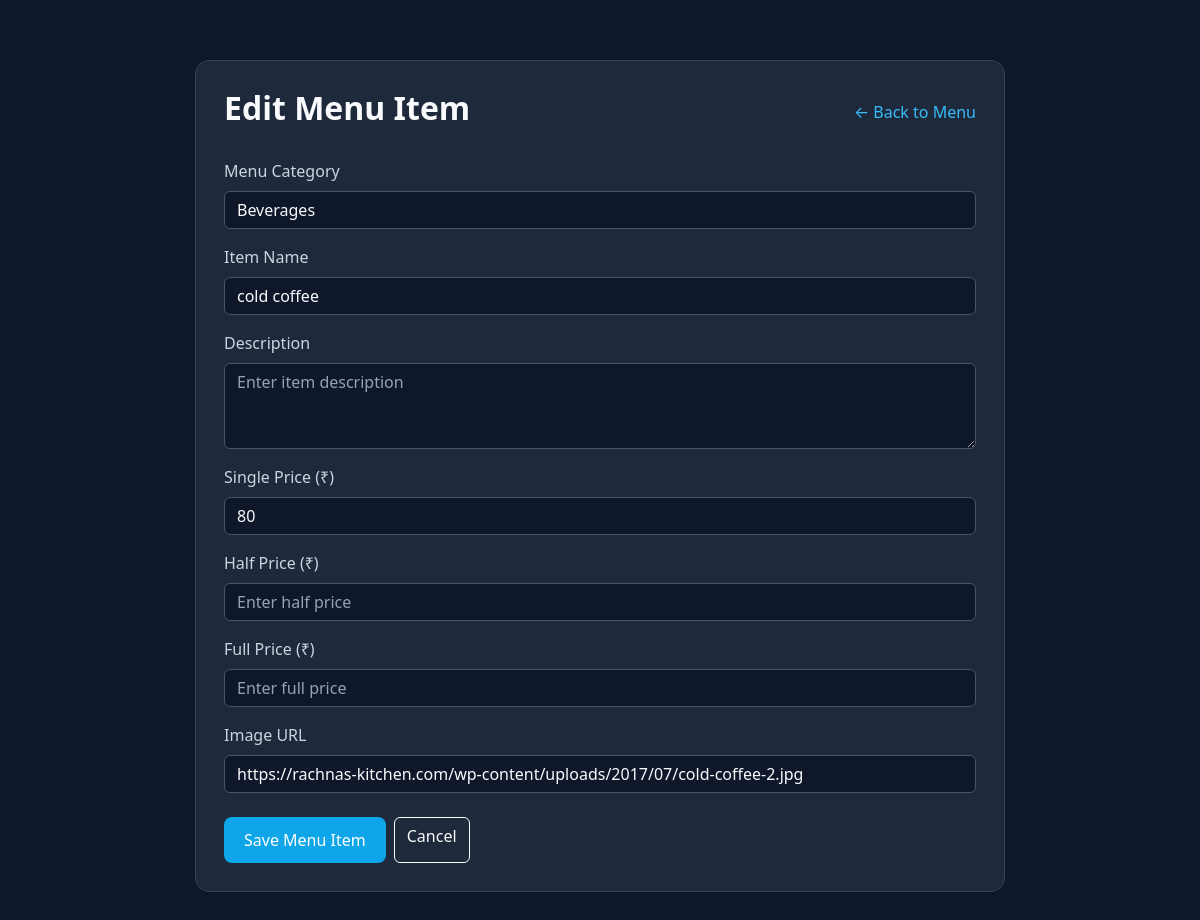
The page /admin-panel/menu/edit/11/ (signed in) on the database its author committed.
### home/models.py (models this page shows, shortened)
class MenuItem(models.Model):
    category = models.ForeignKey(
        MenuCategory,
        related_name="items",
        on_delete=models.CASCADE
    )
    name = models.CharField(max_length=200)
    description = models.TextField(blank=True)
    price = models.CharField(max_length=50, blank=True, default="")
    half_price = models.DecimalField(
        max_digits=10,
        decimal_places=2,
        null=True,
        blank=True
    )
    full_price = models.DecimalField(
        max_digits=10,
        decimal_places=2,
        null=True,
        blank=True
    )
    image_url = models.URLField(blank=True)

### home/views.py (the view)
@login_required
@user_passes_test(is_admin_user, login_url="admin_login")
def admin_menu_edit(request, item_id):
    menu_item = get_object_or_404(MenuItem, id=item_id)
    if request.method == "POST":
        form = MenuItemForm(request.POST, instance=menu_item)
        if form.is_valid():
            form.save()
            messages.success(request, "Menu item updated successfully!")
            return redirect("admin_menu")
    else:
        form = MenuItemForm(instance=menu_item)
    return render(request, "admin/menu_form.html", {
        "form": form,
        "page_title": "Edit Menu Item",
    })

### home/models.py (called while the page is built)
    def __str__(self):
        return self.name

### home/views.py (called while the page is built)
def is_admin_user(user):
    return (
        user.is_authenticated
        and user.is_active
        and user.is_staff
        and (
            user.is_superuser
            or user.groups.filter(name="Admin").exists()
        )
    )

### templates/admin/menu_form.html (shortened to what this page needs)
{% extends "base.html" %}
{% block body %}
<div class="form-container">
    <div class="form-panel">
        <div class="d-flex justify-content-between align-items-center flex-wrap gap-2 mb-4">
            <h2>{{ page_title }}</h2>
            <a href="{% url 'admin_menu' %}" class="back-link">← Back to Menu</a>
        </div>
        <form method="POST">
            {% for field in form %}
                <div class="mb-3">
                    <label class="form-label" for="{{ field.id_for_label }}">
                        {{ field.label }}
                    </label>
                    {{ field }}
                </div>
            {% endfor %}
            <div class="d-flex gap-2 flex-wrap mt-4">
                <button type="submit" class="btn-save">
                    Save Menu Item
                </button>
                <a href="{% url 'admin_menu' %}" class="btn btn-outline-light">
                    Cancel
                </a>
            </div>
        </form>
    </div>
</div>
{% endblock %}

### templates/admin/menu_form.html (style rules this page uses)
body { background:#0f172a; color:#e2e8f0; }
.form-container { max-width:850px; margin:40px auto; padding:20px; }
.form-panel { background:#1e293b; border:1px solid #334155; border-radius:14px; padding:28px; }
.form-panel h2 { color:#f8fafc; font-weight:700; }
.form-label { color:#cbd5e1; }
.form-control, .form-select { background:#0f172a; color:#f8fafc; border:1px solid #475569; }
.form-control::placeholder { color:#94a3b8; }
.btn-save { background:#0ea5e9; color:white; border:0; padding:11px 20px; border-radius:8px; }
.back-link { color:#38bdf8; text-decoration:none; }

### rows shown on the page
MenuItem: form "Beverages" "cold coffee" "80" "https://rachnas-kitchen.com/wp-content/uploads/2017/07/cold-coffee-2.jpg"

### other values the page prints
{{ page_title }} "Edit Menu Item"
{{ field.label }} "Menu Category" "Item Name" "Description" "Single Price (₹)" "Half Price (₹)" "Full Price (₹)" "Image URL"
